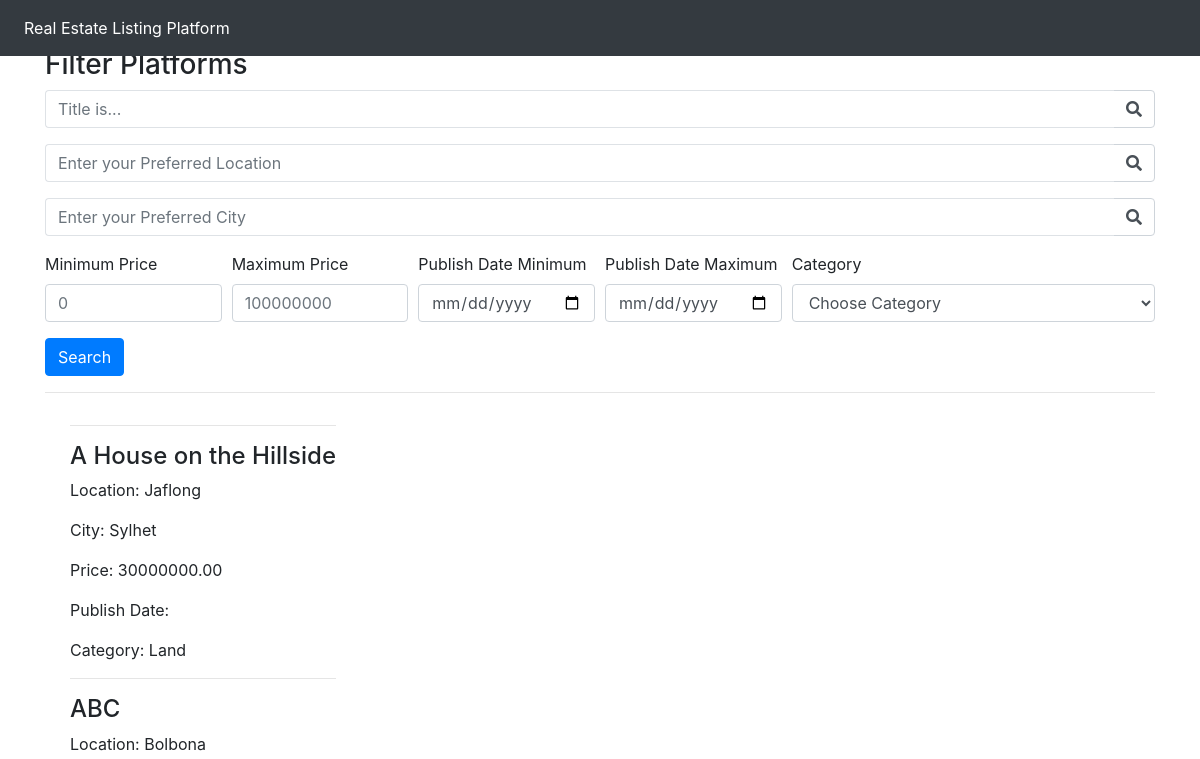
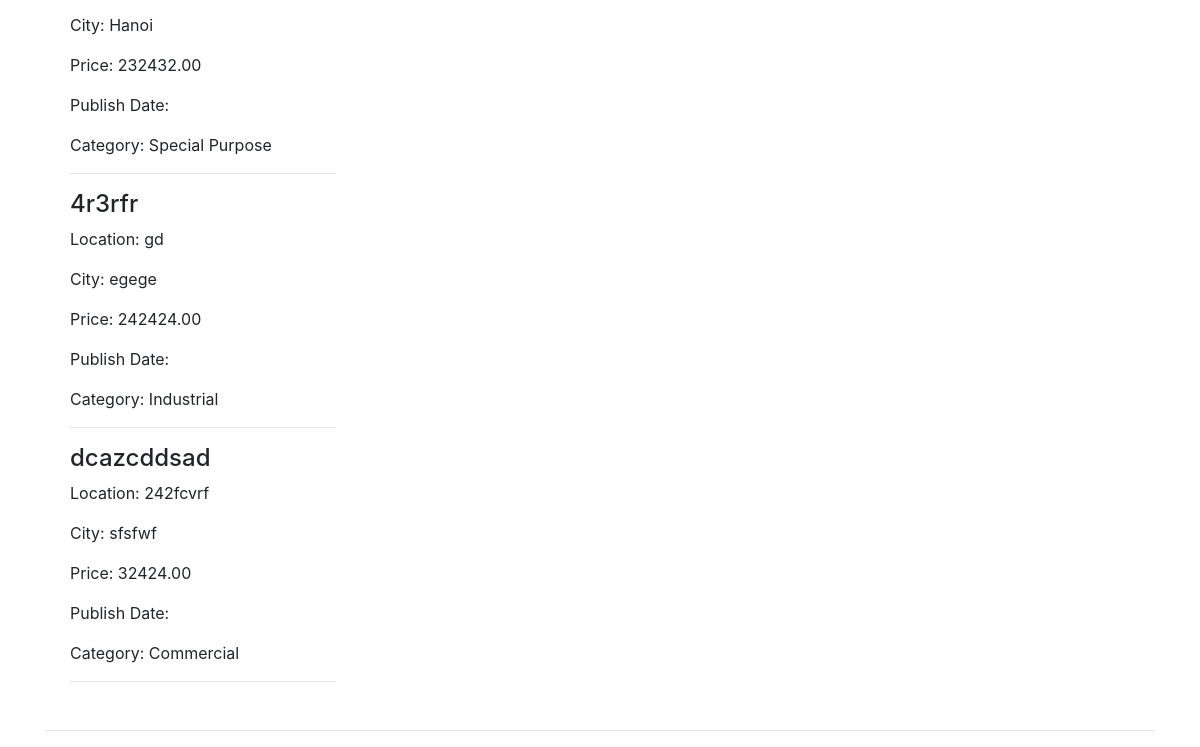
Page /filters on the earlier database version (2 pictures, top to bottom).
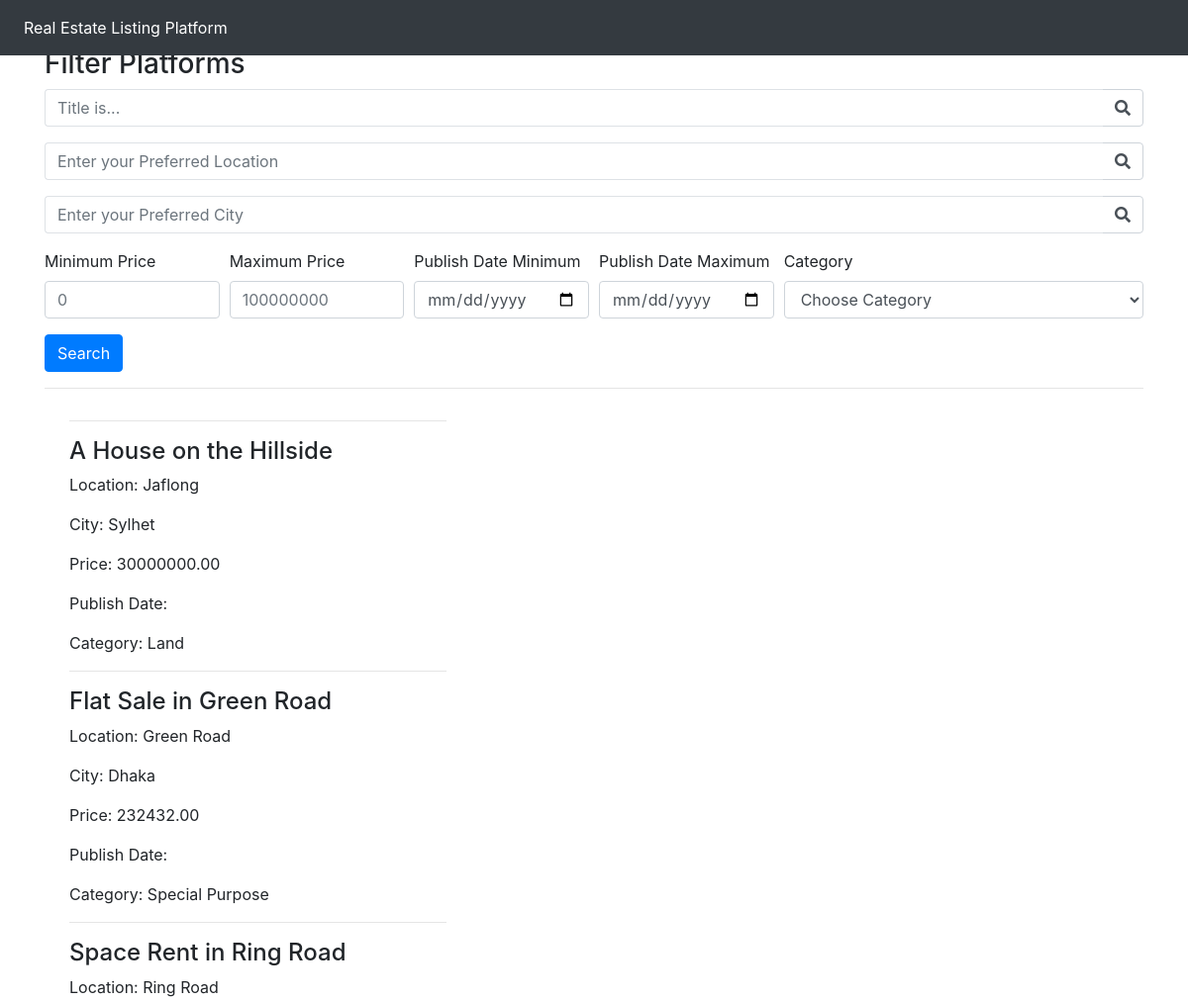
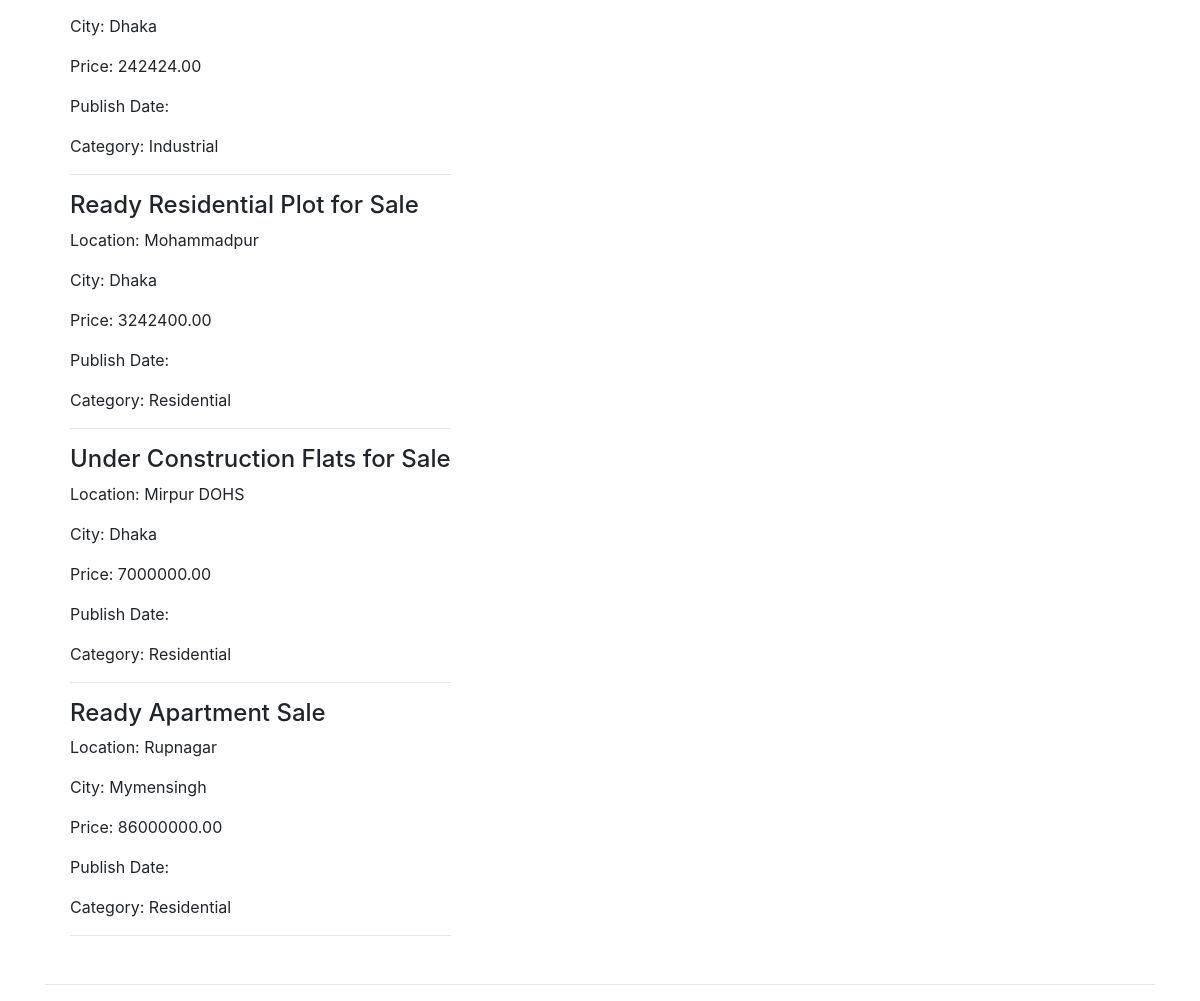
Same page on the later database version (2 pictures, top to bottom).
### platforms/models.py (models this page shows, shortened)
class Platform(models.Model):
    property_type_choices = [
        ('Residential', 'Residential'),
        ('Commercial', 'Commercial'),
        ('Land', 'Land'),
        ('Industrial', 'Industrial'),
        ('Special Purpose', 'Special Purpose')
    ]
    owner = models.ForeignKey(User, on_delete=models.CASCADE, default=1)
    title = models.CharField(max_length=100)
    description = models.TextField(default="This Property is mindblowing!")
    property_type = models.CharField(max_length=20, choices=property_type_choices)
    price = models.DecimalField(max_digits=10, decimal_places=2)
    size_sqft = models.PositiveIntegerField()
    year_built = models.PositiveIntegerField()
    location = models.CharField(max_length=100)
    city = models.CharField(max_length=50)
    country = models.CharField(max_length=50)
    listed_date = models.DateField(auto_now_add=True)
    image = models.ImageField(default='houses.png', blank=True)

### mysite/views.py (the view)
# urls.py: path('filters', views.filters, name='filters'),
def filters(request):
    form = Platform.objects.all()
    title = request.GET.get('title')
    location = request.GET.get('location')
    city = request.GET.get('city')
    view_count_min = request.GET.get('view_count_min')
    view_count_max = request.GET.get('view_count_max')
    date_min = request.GET.get('date_min')
    date_max = request.GET.get('date_max')
    category = request.GET.get('category')
    if title:
        form = form.filter(title__icontains=title)
    if location:
        form = form.filter(location__icontains=location)
    if city:
        form = form.filter(city__icontains=city)
    if view_count_min:
        form = form.filter(view_count__gte=view_count_min)
    if view_count_max:
        form = form.filter(view_count__lte=view_count_max)
    if date_min:
        form = form.filter(publish_date__gte=date_min)
    if date_max:
        form = form.filter(publish_date__lte=date_max)
    if category and category != 'Choose...':
        form = form.filter(property_type=category)
    unique_property_types = Platform.objects.values_list('property_type', flat=True).distinct()
    return render(request, 'filters.html', {
        'form': form,
        'unique_property_types': unique_property_types
    })

### templates/filters.html (shortened to what this page needs)
<!doctype html>
<html lang="en">
  <head>
    <link rel="stylesheet" href="https://stackpath.bootstrapcdn.com/bootstrap/4.3.1/css/bootstrap.min.css">
    <link rel="stylesheet" href="https://use.fontawesome.com/releases/v5.8.1/css/all.css">
  </head>
  <body>
    <nav class="navbar navbar-expand-md navbar-dark bg-dark fixed-top">
        <div class="collapse navbar-collapse" id="navbarsExampleDefault">
            <ul class="navbar-nav mr-auto">
              <li class="nav-item active">
                  <a class="nav-link" href="home">Real Estate Listing Platform</a>
              </li>
            </ul>
        </div>
    </nav>
    <main role="main" class="container">
<br> <br>
      <h3>Filter Platforms</h3>
      <form method="GET" action=".">
        <div class="form-row">
            <div class="form-group col-12">
                <div class="input-group">
                    <input class="form-control py-2 border-right-0 border" type="search" name="title" placeholder="Title is..." />
                    <span class="input-group-append">
                        <div class="input-group-text bg-transparent">
                            <i class="fa fa-search"></i>
                        </div>
                    </span>
                </div>
            </div>
        </div>
        <div class="form-row">
            <div class="form-group col-12">
                <div class="input-group">
                    <input class="form-control py-2 border-right-0 border" type="search" name="location" placeholder="Enter your Preferred Location" />
                    <span class="input-group-append">
                        <div class="input-group-text bg-transparent">
                            <i class="fa fa-search"></i>
                        </div>
                    </span>
                </div>
            </div>
        </div>
        <div class="form-row">
            <div class="form-group col-12">
                <div class="input-group">
                    <input class="form-control py-2 border-right-0 border" type="search" name="city" placeholder="Enter your Preferred City" />
                    <span class="input-group-append">
                        <div class="input-group-text bg-transparent">
                            <i class="fa fa-search"></i>
                        </div>
                    </span>
                </div>
            </div>
        </div>
        <div class="form-row">
          <div class="form-group col-md-2 col-lg-2">
            <label for="viewCountMin">Minimum Price</label>
            <input type="number" min=0 class="form-control" id="viewCountMin" placeholder="0" name="view_count_min">
          </div>
          <div class="form-group col-md-2 col-lg-2">
            <label for="viewCountMax">Maximum Price</label>
            <input type="number" min=0 class="form-control" id="viewCountMax" placeholder="100000000" name="view_count_max">
          </div>
          <div class="form-group col-md-2 col-lg-2">
            <label for="publishDateMin">Publish Date Minimum</label>
            <input type="date" class="form-control" id="publishDateMin" name="date_min">
          </div>
          <div class="form-group col-md-2 col-lg-2">
            <label for="publishDateMax">Publish Date Maximum</label>
            <input type="date" class="form-control" id="publishDateMax" name="date_max">
          </div>
          <div class="form-group col-md-4">
            <label for="category">Category</label>
            <select id="category" class="form-control" name="category">
              <option selected>Choose Category</option>
            </select>
          </div>
        </div>
        <button type="submit" class="btn btn-primary">Search</button>
      </form>
      <hr />
      <div class="row">
        <ul>
        <hr>
        <div>
            {% if form %}
                {% for platform in form %}
                    <div class="platform">
                        <h4>{{ platform.title }}</h4>
                        <p>Location: {{ platform.location }}</p>
                        <p>City: {{ platform.city }}</p>
                        <p>Price: {{ platform.price }}</p>
                        <p>Publish Date: {{ platform.publish_date }}</p>
                        <p>Category: {{ platform.property_type }}</p>
                    </div>
                    <hr>
                {% endfor %}
            {% else %}
                <p>No platforms found matching the criteria.</p>
            {% endif %}
        </div>
    </div>
            <hr />
    </main>
</body>
</html>

Differences in the rows shown:
changed Platform "Special Purpose": title "ABC" → "Flat Sale in Green Road"; location "Bolbona" → "Green Road"; city "Hanoi" → "Dhaka"
changed Platform "Industrial": title "4r3rfr" → "Space Rent in Ring Road"; location "gd" → "Ring Road"; city "egege" → "Dhaka"
changed Platform: title "dcazcddsad" → "Ready Residential Plot for Sale"; location "242fcvrf" → "Mohammadpur"; city "sfsfwf" → "Dhaka"; price "32424.00" → "3242400.00"; property_type "Commercial" → "Residential"
added Platform: title "Under Construction Flats for Sale", location "Mirpur DOHS", city "Dhaka", price "7000000.00", property_type "Residential"
added Platform: title "Ready Apartment Sale", location "Rupnagar", city "Mymensingh", price "86000000.00", property_type "Residential"
